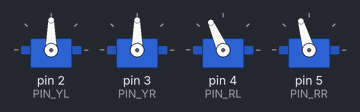
The sketch below on a simulated Arduino Uno, built with avr-gcc and run on an emulated ATmega328P. Shown: 4 × servo.

Above: at 0.6 s.
At 0.8 s:
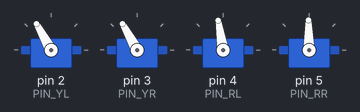
At 0.95 s:
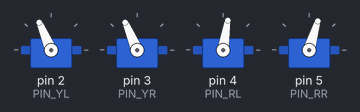
At 1.05 s:
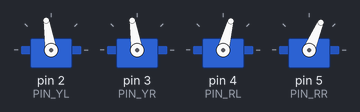
At 1.3 s:
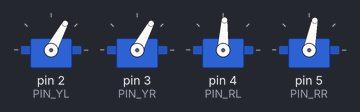
At 1.55 s:
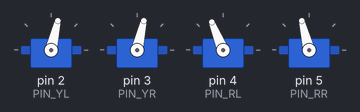
Timing chart, 0 to 3.6 s (numbered marks = the images above):
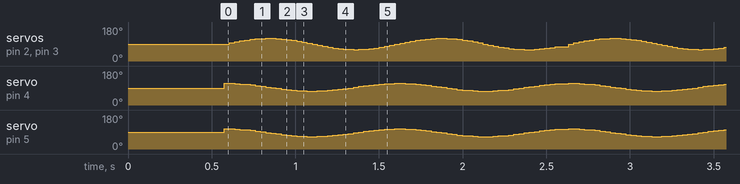

The sketch:

2_Move.ino
```cpp
//-----------------------------------------------------------------
//-- The robot will run fast straight forward with this code!
//-----------------------------------------------------------------
#include <Servo.h>
#include <Oscillator.h>
#include <US.h>
#include <Otto.h>
Otto Otto;  //This is Otto!
//---------------------------------------------------------
//-- First step: Make sure the pins for servos are in the right position
/*
         ---------------
        |     O   O     |
        |---------------|
YR 3==> |               | <== YL 2
         ---------------
            ||     ||
RR 5==>   -----   ------  <== RL 4
         |-----   ------|
*/
  #define PIN_YL 2 //servo[2]
  #define PIN_YR 3 //servo[3]
  #define PIN_RL 4 //servo[4]
  #define PIN_RR 5 //servo[5]

//-- Movement parameters
int T=1000;              //Initial duration of movement
int moveId=0;            //Number of movement
int moveSize=15;         //Asociated with the height of some movements
//---------------------------------------------------------

void setup(){
  //Set the servo pins
  Otto.init(PIN_YL,PIN_YR,PIN_RL,PIN_RR,true);
  Otto.home();
  delay(50);
}

void loop() {
  Otto.walk(2,1000,-1); //change T for lower value to run faster!
  delay(50);
}
```
